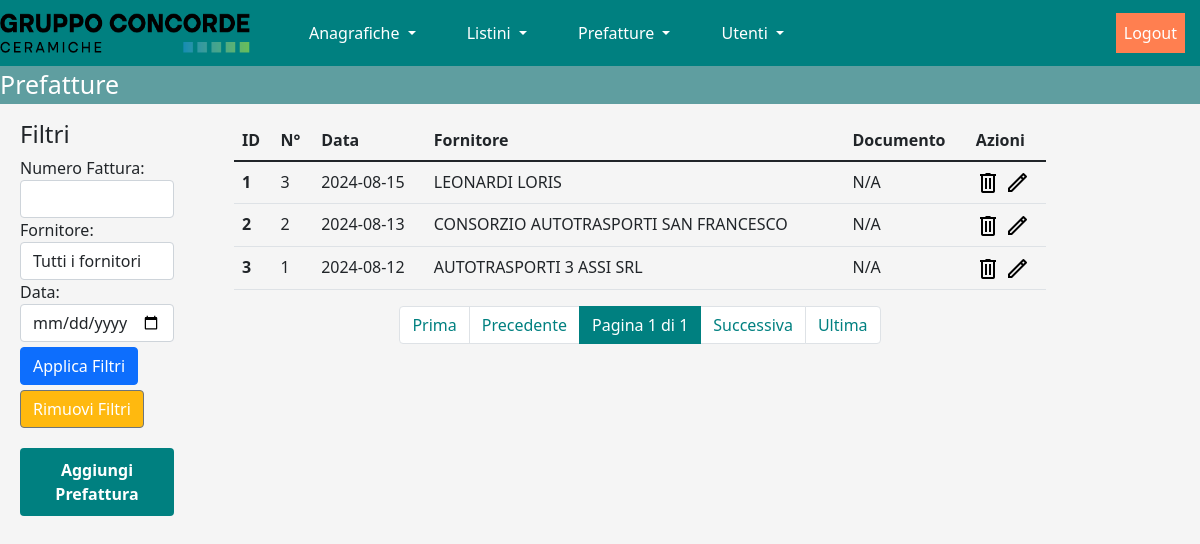
The page /main/situazione_prefatture/ (signed in) on the database its author committed.
### mainapp/models.py (models this page shows)
class Prefattura(models.Model):
    fattura_numero = models.IntegerField()
    fattura_data = models.DateField()
    fattura_documento = models.FileField(upload_to='documenti/')
    fattura_fornitore = models.ForeignKey(Fornitore, on_delete=models.PROTECT)
    fattura_utente = models.ForeignKey(User, on_delete=models.PROTECT)
    data_modifica = models.DateField(auto_now=True)

class Fornitore(models.Model):
    fornitore_nome = models.CharField(max_length=128, blank=False, null=False, unique=False)
    fornitore_cod_as = models.CharField(max_length=8, blank=False, null=False, unique=True)

### mainapp/views.py (the view)
# urls.py: path('situazione_prefatture/',situazione_prefatture, name="situazione_prefatture"),
def situazione_prefatture(request):
    prefatture = Prefattura.objects.all().order_by('-fattura_data')
    numero_fattura = request.GET.get('numero_fattura')
    fornitore_id = request.GET.get('fornitore')
    data = request.GET.get('data')
    if numero_fattura:
        prefatture = prefatture.filter(fattura_numero=numero_fattura)
    if fornitore_id:
        prefatture = prefatture.filter(fattura_fornitore_id=fornitore_id)
    if data:
        prefatture = prefatture.filter(fattura_data=data)
    paginator = Paginator(prefatture, 15)
    page_number = request.GET.get('page')
    page_obj = paginator.get_page(page_number)
    fornitori_list = Fornitore.objects.all().order_by('fornitore_nome')
    context = {
        'page_obj': page_obj,
        'fornitori_list': fornitori_list,
        'numero_fattura': numero_fattura,
        'fornitore_id': fornitore_id,
        'data': data,
    }
    return render(request, 'mainapp/situazione_prefatture.html', context)

### templates/mainapp/situazione_prefatture.html (shortened to what this page needs)
{% extends 'base.html' %}
{% load static %}
{% block content %}
    {% include 'navbar.html' %}
    <nav aria-label="breadcrumb">
        <ol class="breadcrumb">
            <li class="breadcrumb-item active" aria-current="page">Prefatture</li>
        </ol>
    </nav>
    <div id="container_prefatture">
        <div class="search-container">
            <h4>Filtri</h4>
            <form id="filter-form" method="get">
                <div class="form-group">
                    <label for="numero_fattura">Numero Fattura:</label>
                    <input type="number" class="form-control" id="numero_fattura" name="numero_fattura" value="{{ numero_fattura }}">
                </div>
                <div class="form-group">
                    <label for="fornitore">Fornitore:</label>
                    <select class="form-control" id="fornitore" name="fornitore">
                        <option value="">Tutti i fornitori</option>
                    </select>
                </div>
                <div class="form-group">
                    <label for="data">Data:</label>
                    <input type="date" class="form-control" id="data" name="data" value="{{ data }}">
                </div>
                <button type="submit" class="btn btn-primary" style="margin-top: 5px;">Applica Filtri</button>
                <a href="{% url 'mainapp:situazione_prefatture' %}" class="btn btn-secondary" style="background-color: #FFB90F; color: white; margin-top: 5px;">Rimuovi Filtri</a>
            </form>
            <div style="margin-top: 20px;">
                <button type="button" class="blue-button" data-toggle="modal" data-target="#addPrefatturaModal">
                    Aggiungi Prefattura
                </button>
            </div>
        </div>
        <div class="table-container">
            <table class="table table-hover dataTable">
                <thead>
                    <tr>
                        <th scope="col">ID</th>
                        <th scope="col">N°</th>
                        <th scope="col">Data</th>
                        <th scope="col">Fornitore</th>
                        <th scope="col">Documento</th>
                        <th scope="col">Azioni</th>
                    </tr>
                </thead>
                <tbody>
                    {% for prefattura in page_obj %}
                        <tr>
                            <th scope="row">{{ forloop.counter|add:page_obj.start_index|add:-1 }}</th>
                            <td>{{ prefattura.fattura_numero }}</td>
                            <td>{{ prefattura.fattura_data|date:"Y-m-d" }}</td>
                            <td>{{ prefattura.fattura_fornitore.fornitore_nome }}</td>
                            <td>
                                {% if prefattura.fattura_documento %}
                                    <a href="{{ prefattura.fattura_documento.url }}" target="_blank">Visualizza</a>
                                {% else %}
                                    N/A
                                {% endif %}
                            </td>
                            <td>
                                <div class="action-buttons">
                                    <form id="deleteForm_{{ forloop.counter }}" method="post" action="{% url 'mainapp:elimina_prefattura' prefattura.pk %}" style="display: inline;">
                                        <button type="button" class="personal-button" title="Elimina" onclick="confirmDelete({{ forloop.counter }})">
                                            <img src="{% static 'img/cestino.png' %}" width="24px" height="24">
                                        </button>
                                    </form>
                                    <a href="{% url 'mainapp:edit_prefattura' prefattura.pk %}" class="personal-button" title="Modifica">
                                        <img src="{% static 'img/modifica.png' %}" width="24px" height="24">
                                    </a>
                                </div>
                            </td>
                        </tr>
                    {% endfor %}
                </tbody>
            </table>
            <nav aria-label="Page navigation">
                <ul class="pagination justify-content-center">
                    {% if page_obj.has_previous %}
                        <li class="page-item">
                            <a class="page-link teal" href="?page=1{% if numero_fattura %}&numero_fattura={{ numero_fattura }}{% endif %}{% if fornitore_id %}&fornitore={{ fornitore_id }}{% endif %}{% if data %}&data={{ data }}{% endif %}">Prima</a>
                        </li>
                        <li class="page-item">
                            <a class="page-link teal" href="?page={{ page_obj.previous_page_number }}{% if numero_fattura %}&numero_fattura={{ numero_fattura }}{% endif %}{% if fornitore_id %}&fornitore={{ fornitore_id }}{% endif %}{% if data %}&data={{ data }}{% endif %}">Precedente</a>
                        </li>
                    {% else %}
                        <li class="page-item disabled">
                            <span class="page-link teal">Prima</span>
                        </li>
                        <li class="page-item disabled">
                            <span class="page-link teal">Precedente</span>
                        </li>
                    {% endif %}
                    <li class="page-item active page-counter">
                        <span class="page-link teal">
                            Pagina {{ page_obj.number }} di {{ page_obj.paginator.num_pages }}
                        </span>
                    </li>
                    {% if page_obj.has_next %}
                        <li class="page-item">
                            <a class="page-link teal" href="?page={{ page_obj.next_page_number }}{% if numero_fattura %}&numero_fattura={{ numero_fattura }}{% endif %}{% if fornitore_id %}&fornitore={{ fornitore_id }}{% endif %}{% if data %}&data={{ data }}{% endif %}">Successiva</a>
                        </li>
                        <li class="page-item">
                            <a class="page-link teal" href="?page={{ page_obj.paginator.num_pages }}{% if numero_fattura %}&numero_fattura={{ numero_fattura }}{% endif %}{% if fornitore_id %}&fornitore={{ fornitore_id }}{% endif %}{% if data %}&data={{ data }}{% endif %}">Ultima</a>
                        </li>
                    {% else %}
                        <li class="page-item disabled">
                            <span class="page-link teal">Successiva</span>
                        </li>
                        <li class="page-item disabled">
                            <span class="page-link teal">Ultima</span>
                        </li>
                    {% endif %}
                </ul>
            </nav>
        </div>
    </div>
{% endblock %}

### static/style/style.css (style rules this page uses)
.personal-button { background-color: transparent; border: none; padding: 0; }
.breadcrumb { background-color: #5F9EA0 !important; max-height: 80px; }
.breadcrumb-item.active { color: white; font-size: 25px; }
.table-container { width: 70%; margin-left: 20px; }
.search-container { width: 15%; margin-right: 20px; }
.pagination .page-link.teal { color: teal; }
.pagination .page-item.active .page-link.teal { background-color: teal; border-color: teal; color: white; }
.pagination .page-item.page-counter .page-link { color: white; background-color: teal; border-color: teal; }
.blue-button { background-color: teal; color: white; border: none; padding: 10px 15px; border-radius: 4px; cursor: pointer; font-weight: bold; }
.action-buttons { display: flex; gap: 5px; }
.action-buttons form { margin: 0; }

### templates/mainapp/situazione_prefatture.html (style rules this page uses)
#container_prefatture { width: 100%; margin: auto; display: flex; flex-wrap: wrap; padding-left: 20px; padding-right: 20px; }
.search-container { width: 20%; padding-right: 20px; }
.table-container { width: 80%; }

### templates/base.html (style rules this page uses)
body { background-color: #f5f5f5; }

### rows shown on the page
Prefattura: fattura_numero "3", fattura_data "2024-08-15", fattura_fornitore.fornitore_nome "LEONARDI LORIS", fattura_documento "N/A"
Prefattura: fattura_numero "2", fattura_data "2024-08-13", fattura_fornitore.fornitore_nome "CONSORZIO AUTOTRASPORTI SAN FRANCESCO", fattura_documento "N/A"
Prefattura: fattura_numero "1", fattura_data "2024-08-12", fattura_fornitore.fornitore_nome "AUTOTRASPORTI 3 ASSI SRL", fattura_documento "N/A"

### other values the page prints
{{ page_obj.number }} "1"
{{ page_obj.paginator.num_pages }} "1"
